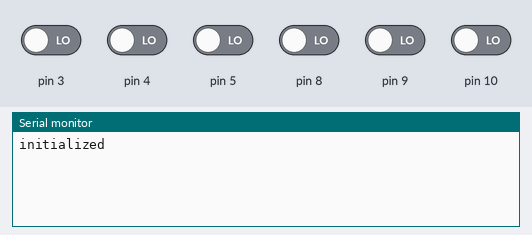
The sketch below on a simulated Arduino Uno, built with avr-gcc and run on an emulated ATmega328P. On the bench: the last lines printed to the serial monitor. Inputs (shaded band) come from the test bench; at power-on: pin 3–5, pin 8–10 LOW.

Above: at 1.2 s.
1.3 s: pin 3 driven HIGH
At 2.0 s:
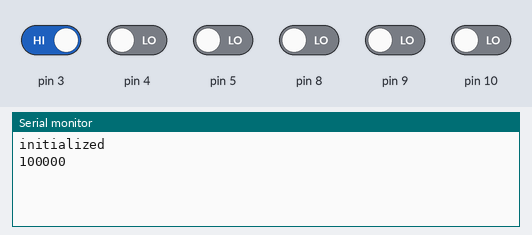
2.8 s: pin 4 driven HIGH
At 4.0 s:
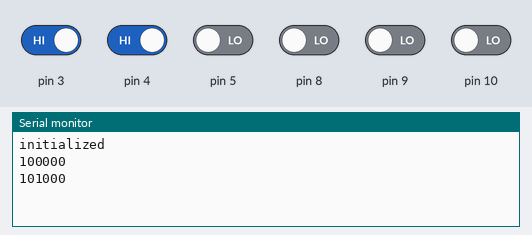
4.3 s: pin 5 driven HIGH
At 5.4 s:
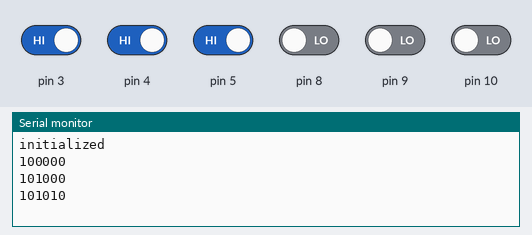
5.8 s: pin 8 driven HIGH
At 6.6 s:
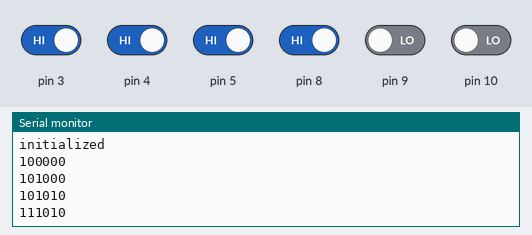
7.3 s: pin 9 driven HIGH
At 7.7 s:
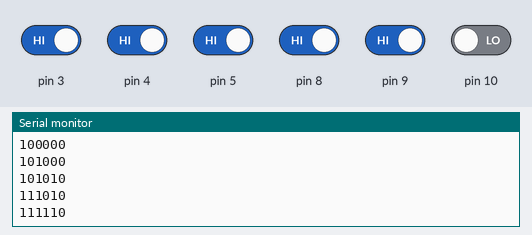
8.8 s: pin 10 driven HIGH
At 10.1 s:
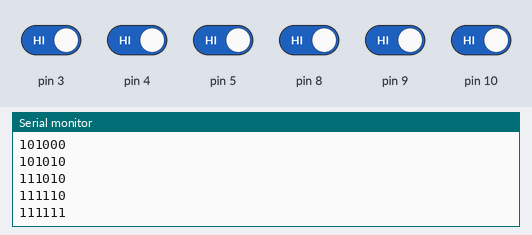
Timing chart, 0 to 11.3 s (numbered marks = the images above; inputs shaded):
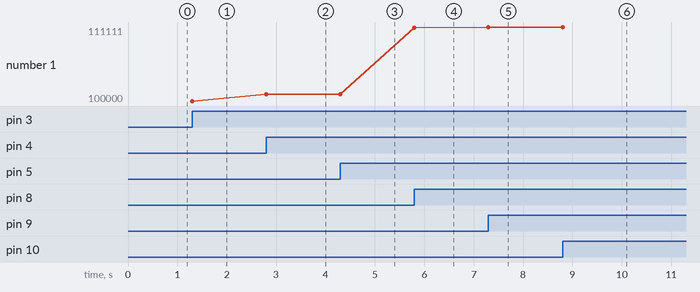

The sketch:

PuzzleBox.ino
```cpp
/*
Circuit Breaker Box Puzzle
By: Taylor Roberts

has 6 switches, sends a signal whenever any of them are flipped

signal is in the form "011001", where the ith character is the on/off state of the ith switch

the switches are ordered like: (when looking from the front)
---------
| 1   2 |
| 3   4 |
| 5   6 |
---------

*/


bool S1 = false;
bool S2 = false;
bool S3 = false;
bool S4 = false;
bool S5 = false;
bool S6 = false;

// pins:     8,  9,  10, 3,  4,  5
// switches: S2, S4, S6, S1, S3, S5

void setup() {
  pinMode(3, INPUT);
  pinMode(4, INPUT);
  pinMode(5, INPUT);
  pinMode(8, INPUT);
  pinMode(9, INPUT);
  pinMode(10, INPUT);

  Serial.begin(9600);   // Initiate a serial communication
  while (!Serial); // wait for Serial to initiate
  Serial.println("initialized");
}

void loop() {
  // whenver anything changes from previous states: send ALL signal states
  if (S1 != digitalRead(3) ||
      S2 != digitalRead(8) ||
      S3 != digitalRead(4) ||
      S4 != digitalRead(9) ||
      S5 != digitalRead(5) ||
      S6 != digitalRead(10)) {

      // update all states
      S1 = digitalRead(3);
      S2 = digitalRead(8);
      S3 = digitalRead(4);
      S4 = digitalRead(9);
      S5 = digitalRead(5);
      S6 = digitalRead(10);

      // send all states
      String content = "";
      content.concat(S1);
      content.concat(S2);
      content.concat(S3);
      content.concat(S4);
      content.concat(S5);
      content.concat(S6);
      Serial.println(content);
      delay(100);
  }

}
```

Measured:
- after the input at 1.3 s, the serial monitor: prints a new line at once (image 1)
- after the input at 2.8 s, the serial monitor: prints a new line at once (image 2)
- after the input at 4.3 s, the serial monitor: prints a new line at once (image 3)
- after the input at 5.8 s, the serial monitor: prints a new line at once (image 4)
- after the input at 7.3 s, the serial monitor: prints a new line at once (image 5)
- after the input at 8.8 s, the serial monitor: prints a new line at once (image 6)
- plotted number 1: 100000 → 101000 after the input at 2.8 s, 101000 → 101010 after the input at 4.3 s, 101010 → 111010 after the input at 5.8 s, 111010 → 111110 after the input at 7.3 s, 111110 → 111111 after the input at 8.8 s
